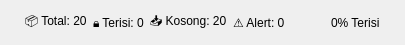
        <widget class="QFrame" name="frame_stats">
         <property name="maximumSize">
          <size>
           <width>16777215</width>
           <height>45</height>
          </size>
         </property>
         <layout class="QHBoxLayout" name="horizontalLayout_stats">
          <property name="leftMargin">
           <number>25</number>
          </property>
          <property name="rightMargin">
           <number>25</number>
          </property>
          <item>
           <widget class="QLabel" name="statTotal">
            <property name="text">
             <string>📦 Total: 20</string>
            </property>
           </widget>
          </item>
          <item>
           <widget class="QLabel" name="statFilled">
            <property name="text">
             <string>🔒 Terisi: 0</string>
            </property>
           </widget>
          </item>
          <item>
           <widget class="QLabel" name="statEmpty">
            <property name="text">
             <string>📥 Kosong: 20</string>
            </property>
           </widget>
          </item>
          <item>
           <widget class="QLabel" name="statAlert">
            <property name="text">
             <string>⚠️ Alert: 0</string>
            </property>
           </widget>
          </item>
          <item>
           <spacer name="horizontalSpacer_stats">
            <property name="orientation">
             <enum>Qt::Horizontal</enum>
            </property>
            <property name="sizeHint" stdset="0">
             <size>
              <width>40</width>
              <height>20</height>
             </size>
            </property>
           </spacer>
          </item>
          <item>
           <widget class="QLabel" name="statPercent">
            <property name="text">
             <string>0% Terisi</string>
            </property>
           </widget>
          </item>
         </layout>
        </widget>
